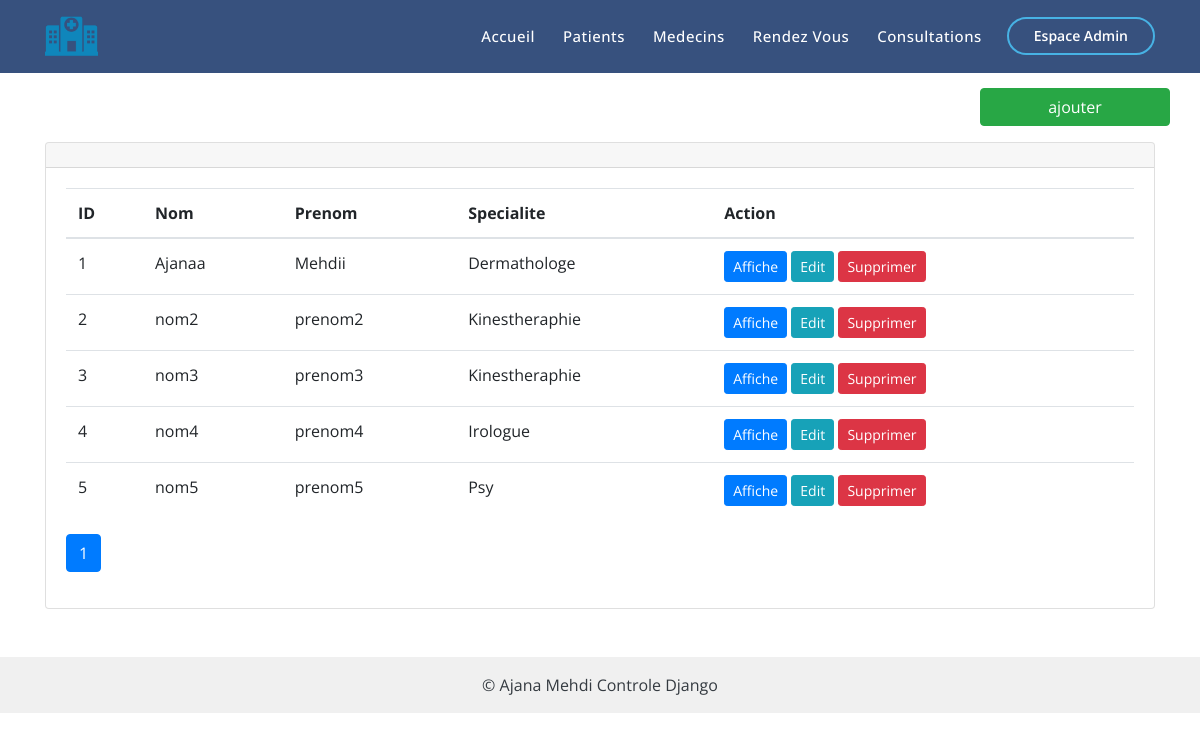
Screenshot of /medecins/ with the database file from the repository.
### ajana_mehdi/models.py (models this page shows, shortened)
class Medecin(models.Model):
    nom = models.CharField(max_length=45)
    prenom = models.CharField(max_length=45)
    specialite = models.CharField(max_length=100)

### ajana_mehdi/views.py (the view)
# urls.py: path('medecins/',medecins),
def medecins(request):
     meds = Medecin.objects.all()
     paginator = Paginator(meds, 10)
     page_number = request.GET.get('page')
     page_obj = paginator.get_page(page_number)
     title = 'liste des Medecins'
     context = {'medecins': page_obj}
     return render(request, 'medecins.html', context)

### ajana_mehdi/templates/medecins.html (shortened to what this page needs)
{% extends 'layout.html' %}
{% block content %}
    <div class="row justify-content-between mt-3">
        <h2 class="col-4">{{ title|title }}</h2>
        <a class="btn btn-success col-2" href="/addMedecin">ajouter</a>
    </div>
    <div class="card mt-3">
        <div class="card-header">
        </div>
        <div class="card-body">
            <table class="table table-hover">
        <thead>
            <tr>
                <th scope="col">ID</th>
              <th scope="col">Nom</th>
                <th scope="col">Prenom</th>
                <th scope="col">Specialite</th>
              <th scope="col">Action</th>
            </tr>
          </thead>
          <tbody>
            {% for m in medecins %}
            <tr>
            <td>{{m.id}}</td>
              <td>{{m.nom}}</td>
                <td>{{m.prenom}}</td>
                <td>{{m.specialite}} </td>
              <td>
                  <a href="/medecin/details/{{ m.id }}" class="btn btn-sm btn-primary">Affiche</a>
                  <a href="/medecin/update/{{ m.id }}" class="btn btn-sm btn-info">Edit</a>
                  <a href="/medecin/delete/{{ m.id }}" class="btn btn-sm btn-danger" onclick="return confirm('Sur ?');">Supprimer</a>
              </td>
            </tr>
          {% endfor %}
          </tbody>
            </table>
            <nav aria-label="Page navigation example">
              <ul class="pagination">
                <li class="page-item active"><a class="page-link" href="?page={{ medecins.number }}">{{ medecins.number }}</a></li>
              </ul>
            </nav>
        </div>
    </div>
{% endblock content %}

### ajana_mehdi/static/assets/css/style.css (style rules this page uses)
body { font-family: "Open Sans", sans-serif; color: #444444; }
a { color: #47b2e4; }
h1, h2, h3, h4, h5, h6 { font-family: "Jost", sans-serif; }

### rows the page displays
Medecin: id "1", nom "Ajanaa", prenom "Mehdii", specialite "Dermathologe"
Medecin: id "2", nom "nom2", prenom "prenom2", specialite "Kinestheraphie"
Medecin: id "3", nom "nom3", prenom "prenom3", specialite "Kinestheraphie"
Medecin: id "4", nom "nom4", prenom "prenom4", specialite "Irologue"
Medecin: id "5", nom "nom5", prenom "prenom5", specialite "Psy"

### other values shown
{{ medecins.number }} "1"
